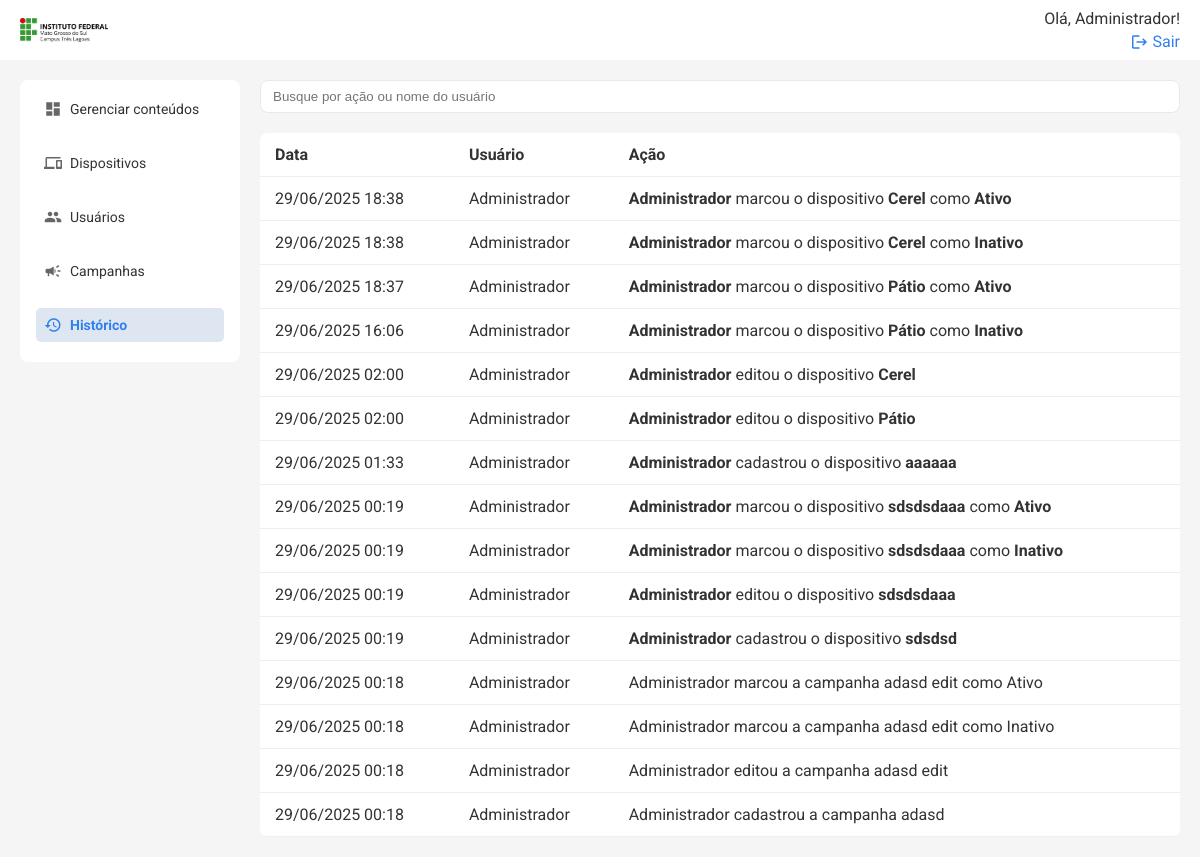
Before: /historico (signed in) with the older database file.
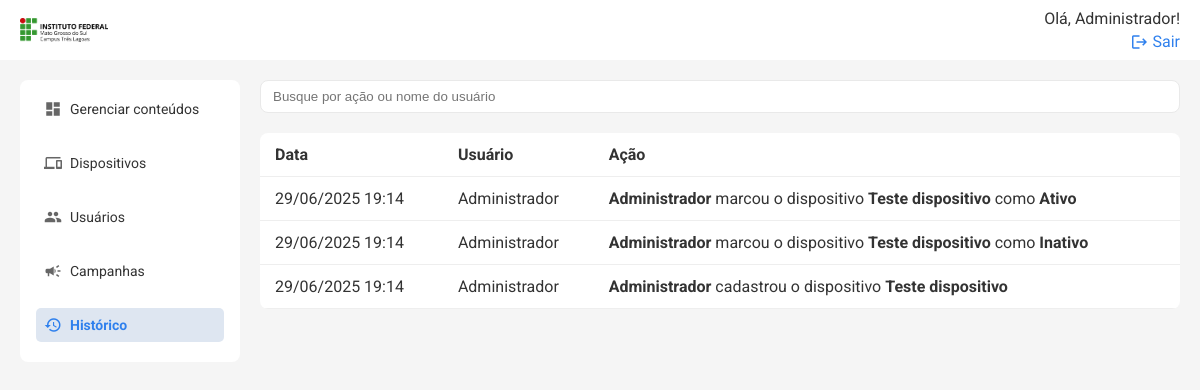
After: the same page with the newer database file.
### models.py (models this page shows, shortened)
class User(db.Model):
    id = db.Column(db.Integer, primary_key=True)
    name = db.Column(db.String(50), nullable=False)
    email = db.Column(db.String(120), nullable=False, unique=True)
    status = db.Column(db.String(10), nullable=False, default='Ativo')
    senha = db.Column(db.String(100), nullable=False)
    logUser = db.relationship('Log', backref=db.backref('user'))
    is_admin = db.Column(db.Boolean, default=False)

class Historico(db.Model):
    id = db.Column(db.Integer, primary_key=True)
    acao = db.Column(db.String(255), nullable=False)
    data = db.Column(db.DateTime, default=datetime.utcnow)
    usuario_id = db.Column(db.Integer, db.ForeignKey('user.id'))
    usuario = db.relationship('User', backref='historicos')

### routes/historico.py (the view)
@historico_bp.route('/historico')
@login_required
def listar_historico():
    registros = Historico.query.order_by(Historico.data.desc()).all()
    return render_template('historico.html', historico=registros)

### templates/historico.html (shortened to what this page needs)
{% extends 'base.html' %} {% block title %}Histórico{% endblock %} {% block
content %}
<div class="search-cta">
    <input
        type="text"
        placeholder="Busque por ação ou nome do usuário"
        class="search"
        id="buscaHistorico"
    />
</div>
<table class="table">
    <thead>
        <tr>
            <th>Data</th>
            <th>Usuário</th>
            <th>Ação</th>
        </tr>
    </thead>
    <tbody id="historicoTableBody">
        {% for item in historico %}
        <tr>
            <td>{{ item.data.strftime('%d/%m/%Y %H:%M') }}</td>
            <td>{{ item.usuario.name if item.usuario else 'Sistema' }}</td>
            <td>{{ item.acao|safe }}</td>
        </tr>
        {% endfor %}
    </tbody>
</table>
{% endblock %}

### templates/base.html (shortened to what this page needs)
<!DOCTYPE html>
<html lang="pt-BR">
    <head>
        <link
            rel="stylesheet"
            href="{{ url_for('static', filename='styles.css') }}"
        />
    </head>
    <body>
        {% include 'topo.html' %}
        <div class="container">
            {% include 'menu.html' %}
            <main class="content">{% block content %}{% endblock %}</main>
        </div>
    </body>
</html>

### templates/topo.html (shortened to what this page needs)
<header class="topbar">
    <a href="{{ url_for('conteudos.listar_conteudos') }}" class="logo-topo">
        <img
            src="{{ url_for('static', filename='images/logo-ifms-tl.png') }}"
            alt="IFMS Logo"
            style="height: 24px; vertical-align: middle; margin-right: 8px"
        />
    </a>
    <div class="profile">
        {% if session['user_name'] %}
        <span>Olá, {{ session['user_name'] }}!</span>
        <a href="{{ url_for('auth.logout') }}">
            <span class="material-icons">logout</span>
            Sair
        </a>
        {% else %}
        <a href="{{ url_for('auth.login_usuario') }}">Entrar</a>
        {% endif %}
    </div>
</header>

### templates/menu.html
<aside class="sidebar">
    <nav>
        <a
            href="{{ url_for('conteudos.listar_conteudos') }}"
            class="{% if request.path == url_for('conteudos.listar_conteudos') %}active{% endif %}"
        >
            <span class="material-icons">dashboard</span>
            Gerenciar conteúdos
        </a>
        <a
            href="{{ url_for('telas.listar_dispositivos') }}"
            class="{% if request.path == url_for('telas.listar_dispositivos') %}active{% endif %}"
        >
            <span class="material-icons">devices</span>
            Dispositivos
        </a>
        {% if session.get('user_id') and session.get('is_admin') %}
        <a
            href="{{ url_for('users.listar_usuarios') }}"
            class="{% if request.path == url_for('users.listar_usuarios') %}active{% endif %}"
        >
            <span class="material-icons">people</span>
            Usuários
        </a>
        {% endif %}
        <a
            href="{{ url_for('campanhas.listar_campanhas') }}"
            class="{% if request.path == url_for('campanhas.listar_campanhas') %}active{% endif %}"
        >
            <span class="material-icons">campaign</span>
            Campanhas
        </a>
        <a
            href="{{ url_for('historico.listar_historico') }}"
            class="{% if request.path == url_for('historico.listar_historico') %}active{% endif %}"
        >
            <span class="material-icons">history</span>
            Histórico
        </a>
    </nav>
</aside>

### static/styles.css (style rules this page uses)
* { box-sizing: border-box; }
body { margin: 0; font-family: 'Roboto', sans-serif; color: #333; background-color: #f5f5f5; }
.container { display: flex; height: 100vh; }
.sidebar { width: 220px; background: #ffffff; font-size: 14px; padding: 12px 16px 0 16px; box-sizing: border-box; margin: 80px 0 0 20px; border-radius: 8px; height: fit-content; }
.sidebar nav a { display: flex; align-items: center; gap: 8px; margin-bottom: 20px; text-decoration: none; color: #333; padding: 8px; border-radius: 5px; transition: background 0.3s; }
.sidebar nav a .material-icons { font-size: 20px; color: #666; }
.sidebar nav a.active .material-icons { color: #2f80ed; }
.sidebar nav a.active { background: #dee6f1; font-weight: bold; color: #2f80ed; }
.content { flex: 1; padding: 20px; overflow-y: auto; margin-top: 60px; box-sizing: border-box; }
.topbar { width: 100%; background: #ffffff; padding-inline: 20px; box-sizing: border-box; display: flex; justify-content: space-between; align-items: center; position: fixed; top: 0; left: 0; height: 60px; z-index: 100; }
.topbar .profile a { text-align: right; font-size: 16px; color: #2f80ed; text-decoration: none; display: flex; align-items: center; gap: 4px; }
.topbar .profile a .material-icons { font-size: 16px; }
.profile { display: flex; flex-direction: column; align-items: flex-end; gap: 4px; }
.search-cta { display: flex; gap: 12px; margin-bottom: 20px; }
.search { padding: 8px 12px; width: 100%; border: 1px solid #e9e9e9; border-radius: 8px; outline: none; }
.table { width: 100%; border-collapse: collapse; background: white; border-radius: 8px; overflow: hidden; }
.table th, .table td { padding: 12px 15px; border-bottom: 1px solid #eee; vertical-align: middle; }
.table th { text-align: left; }
.material-icons { font-size: 18px !important; vertical-align: middle; }

Changed rows visible on the page:
removed Historico: data "29/06/2025 18:38", usuario "Administrador", acao "Administrador marcou o dispositivo Cerel como Ativo"
removed Historico: data "29/06/2025 18:38", usuario "Administrador", acao "Administrador marcou o dispositivo Cerel como Inativo"
removed Historico: data "29/06/2025 18:37", usuario "Administrador", acao "Administrador marcou o dispositivo Pátio como Ativo"
removed Historico: data "29/06/2025 16:06", usuario "Administrador", acao "Administrador marcou o dispositivo Pátio como Inativo"
removed Historico: data "29/06/2025 02:00", usuario "Administrador", acao "Administrador editou o dispositivo Cerel"
removed Historico: data "29/06/2025 02:00", usuario "Administrador", acao "Administrador editou o dispositivo Pátio"
removed Historico: data "29/06/2025 01:33", usuario "Administrador", acao "Administrador cadastrou o dispositivo aaaaaa"
removed Historico: data "29/06/2025 00:19", usuario "Administrador", acao "Administrador marcou o dispositivo sdsdsdaaa como Ativo"
removed Historico: data "29/06/2025 00:19", usuario "Administrador", acao "Administrador marcou o dispositivo sdsdsdaaa como Inativo"
removed Historico: data "29/06/2025 00:19", usuario "Administrador", acao "Administrador editou o dispositivo sdsdsdaaa"
removed Historico: data "29/06/2025 00:19", usuario "Administrador", acao "Administrador cadastrou o dispositivo sdsdsd"
removed Historico: data "29/06/2025 00:18", usuario "Administrador", acao "Administrador marcou a campanha adasd edit como Ativo"
changed Historico: data "29/06/2025 00:18" → "29/06/2025 19:14"; acao "Administrador marcou a campanha adasd edit como Inativo" → "Administrador marcou o dispositivo Teste dispositivo como Ativo"
changed Historico: data "29/06/2025 00:18" → "29/06/2025 19:14"; acao "Administrador editou a campanha adasd edit" → "Administrador marcou o dispositivo Teste dispositivo como Inativo"
changed Historico: data "29/06/2025 00:18" → "29/06/2025 19:14"; acao "Administrador cadastrou a campanha adasd" → "Administrador cadastrou o dispositivo Teste dispositivo"
